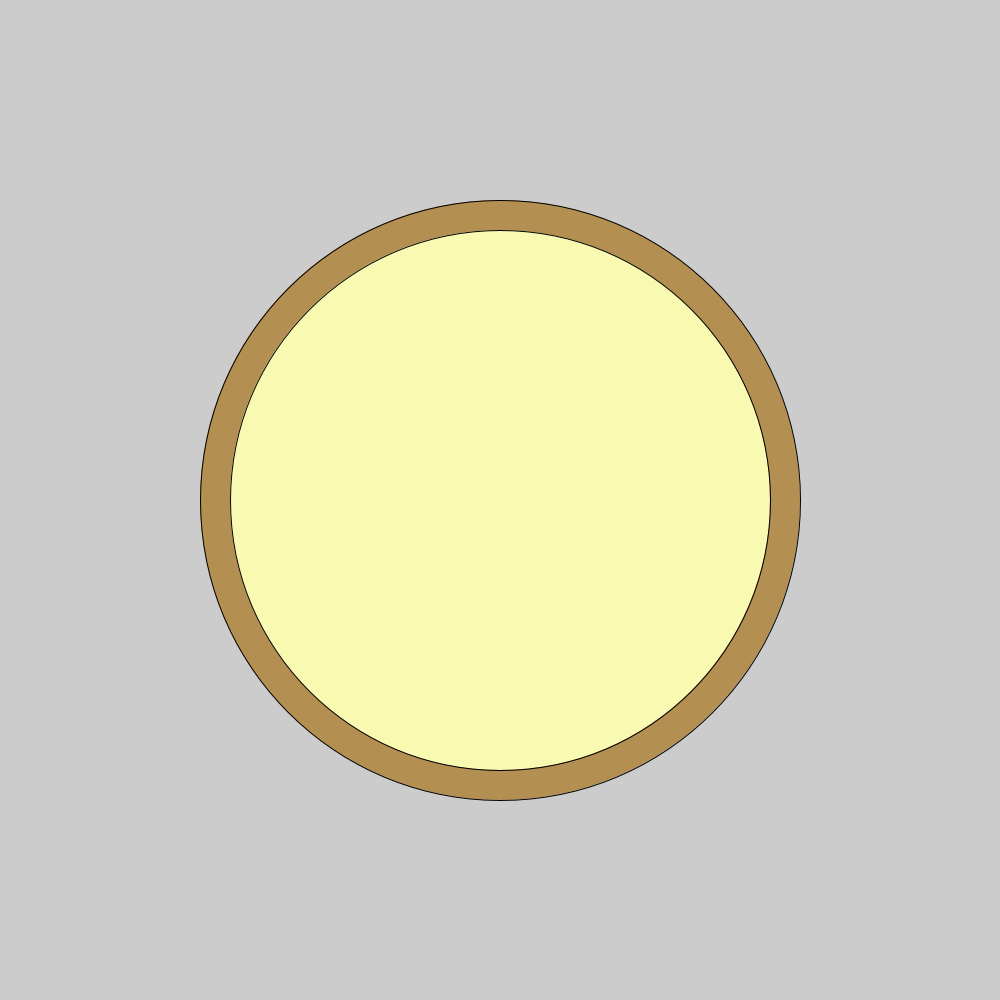
Frame 1 (no input)
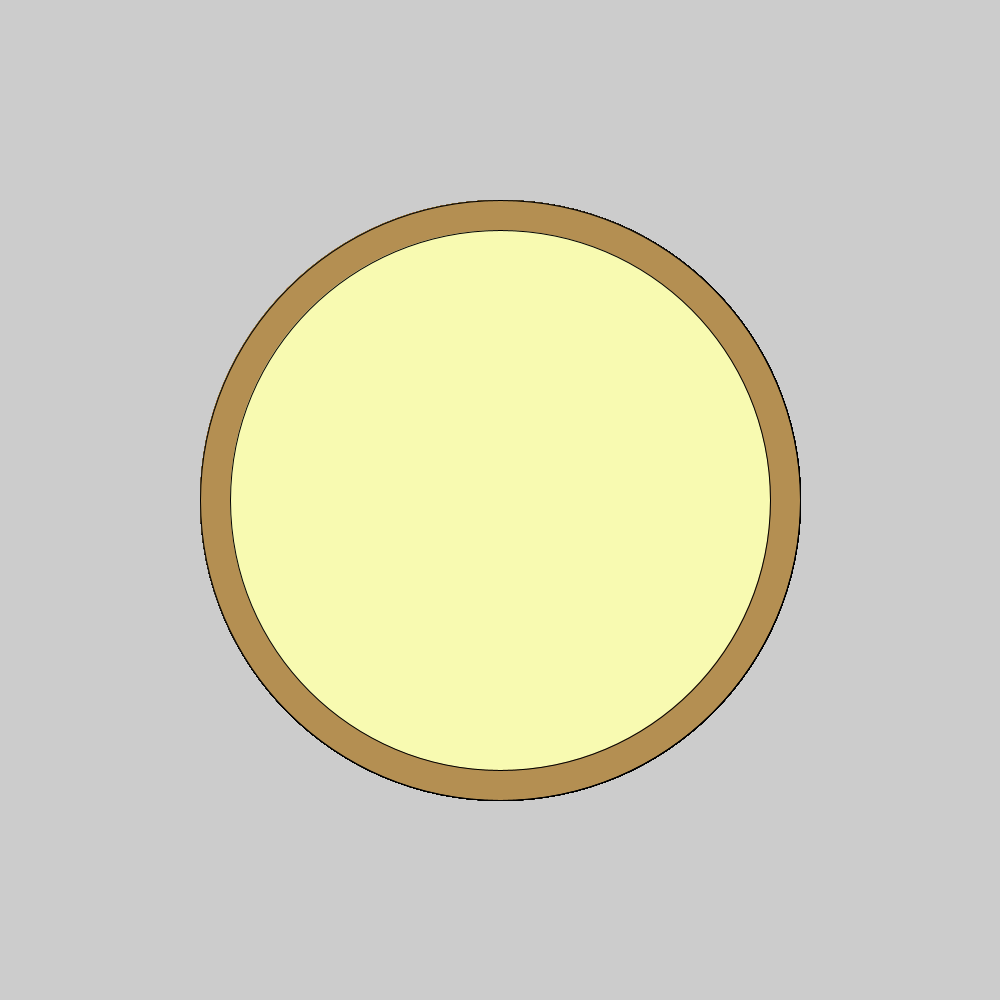
Frame 60 (the mouse pressed at the canvas centre just before this capture)
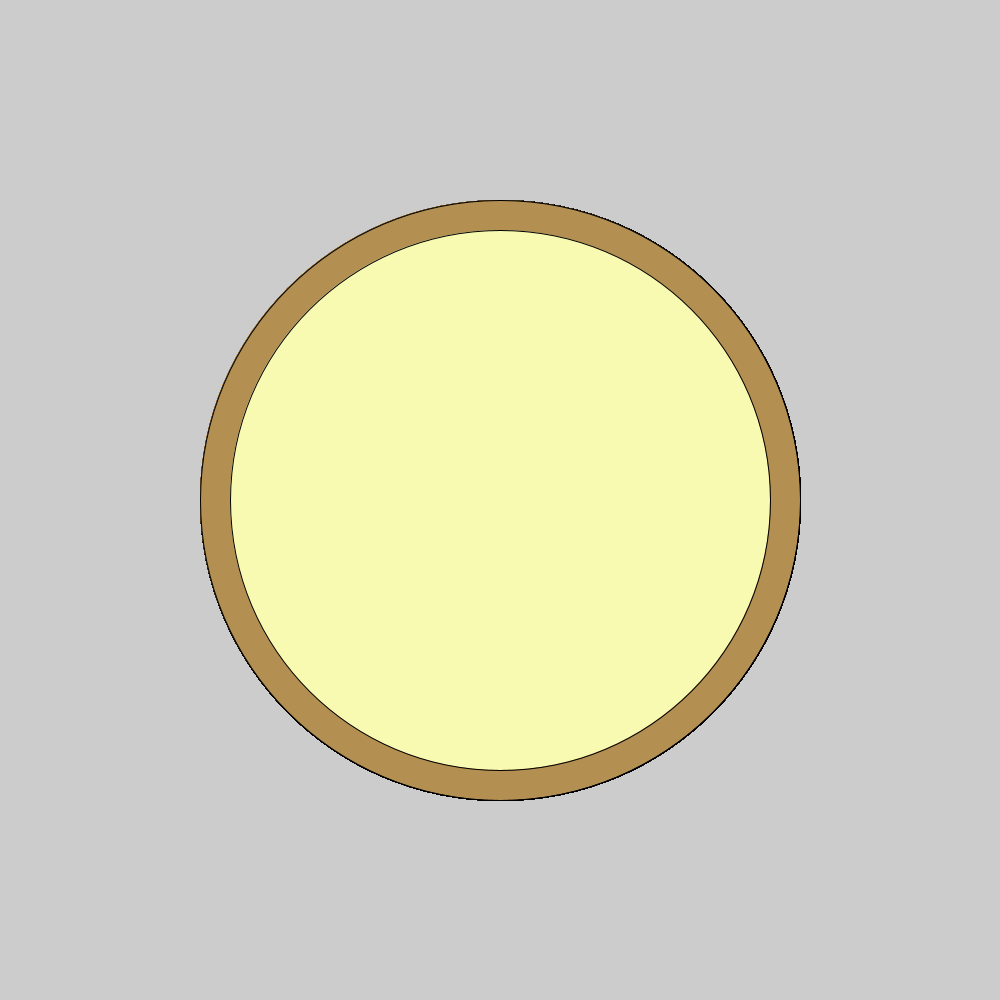
Frame 120 (the mouse held since frame 60 and released just before this capture)

The Processing sketch that drew these frames (run headless with seeded random() and noise(); from frame 60 on, the mouse is pressed at the canvas centre):

// Processing sketch: pizza
// ── pizza.pde

void setup() {
    size(1000,1000);
}
void draw() {
  fill(180,143,82);
    ellipse(500,500,600,600);
    fill(248,250,177);
    ellipse(500,500,540,540);
}
